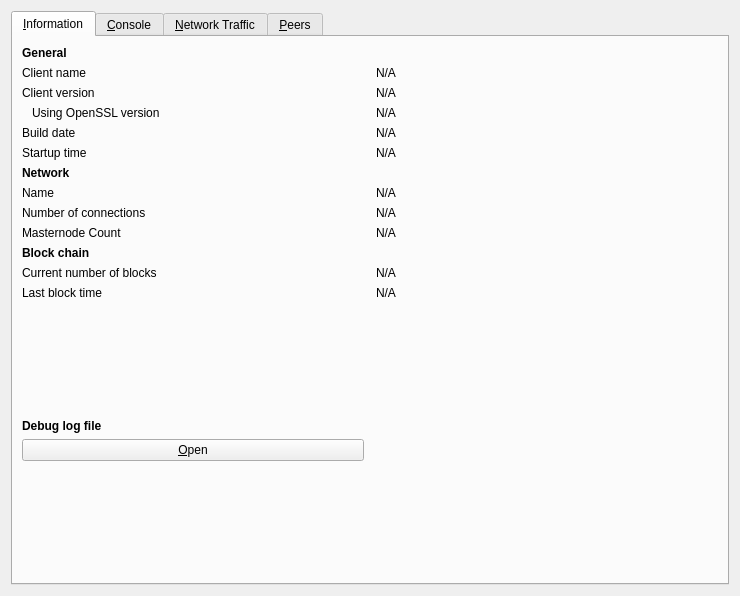
<?xml version="1.0" encoding="UTF-8"?>
<ui version="4.0">
 <class>RPCConsole</class>
 <widget class="QDialog" name="RPCConsole">
  <property name="geometry">
   <rect>
    <x>0</x>
    <y>0</y>
    <width>740</width>
    <height>596</height>
   </rect>
  </property>
  <property name="windowTitle">
   <string>Tools window</string>
  </property>
  <layout class="QVBoxLayout" name="verticalLayout_2">
   <item>
    <widget class="QTabWidget" name="tabWidget">
     <property name="currentIndex">
      <number>0</number>
     </property>
     <widget class="QWidget" name="tab_info">
      <attribute name="title">
       <string>&amp;Information</string>
      </attribute>
      <layout class="QGridLayout" name="gridLayout" columnstretch="0,0">
       <property name="horizontalSpacing">
        <number>12</number>
       </property>
       <item row="9" column="0">
        <widget class="QLabel" name="label_4">
         <property name="text">
          <string>Masternode Count</string>
         </property>
        </widget>
       </item>
       <item row="0" column="0">
        <widget class="QLabel" name="label_9">
         <property name="font">
          <font>
           <weight>75</weight>
           <bold>true</bold>
          </font>
         </property>
         <property name="text">
          <string>General</string>
         </property>
        </widget>
       </item>
       <item row="7" column="0">
        <widget class="QLabel" name="label_8">
         <property name="text">
          <string>Name</string>
         </property>
        </widget>
       </item>
       <item row="1" column="0">
        <widget class="QLabel" name="label_5">
         <property name="text">
          <string>Client name</string>
         </property>
        </widget>
       </item>
       <item row="7" column="1">
        <widget class="QLabel" name="networkName">
         <property name="cursor">
          <cursorShape>IBeamCursor</cursorShape>
         </property>
         <property name="text">
          <string>N/A</string>
         </property>
         <property name="textFormat">
          <enum>Qt::PlainText</enum>
         </property>
         <property name="textInteractionFlags">
          <set>Qt::LinksAccessibleByMouse|Qt::TextSelectableByKeyboard|Qt::TextSelectableByMouse</set>
         </property>
        </widget>
       </item>
       <item row="8" column="0">
        <widget class="QLabel" name="label_7">
         <property name="text">
          <string>Number of connections</string>
         </property>
        </widget>
       </item>
       <item row="15" column="0">
        <widget class="QPushButton" name="openDebugLogfileButton">
         <property name="toolTip">
          <string>Open the Innoket debug log file from the current data directory. This can take a few seconds for large log files.</string>
         </property>
         <property name="text">
          <string>&amp;Open</string>
         </property>
         <property name="icon">
          <iconset resource="../innoket.qrc">
           <normaloff>:/icons/open</normaloff>:/icons/open</iconset>
         </property>
         <property name="autoDefault">
          <bool>false</bool>
         </property>
        </widget>
       </item>
       <item row="16" column="0">
        <spacer name="verticalSpacer">
         <property name="orientation">
          <enum>Qt::Vertical</enum>
         </property>
         <property name="sizeHint" stdset="0">
          <size>
           <width>20</width>
           <height>40</height>
          </size>
         </property>
        </spacer>
       </item>
       <item row="5" column="0">
        <widget class="QLabel" name="label_13">
         <property name="text">
          <string>Startup time</string>
         </property>
        </widget>
       </item>
       <item row="6" column="0">
        <widget class="QLabel" name="label_11">
         <property name="font">
          <font>
           <weight>75</weight>
           <bold>true</bold>
          </font>
         </property>
         <property name="text">
          <string>Network</string>
         </property>
        </widget>
       </item>
       <item row="11" column="1">
        <widget class="QLabel" name="numberOfBlocks">
         <property name="cursor">
          <cursorShape>IBeamCursor</cursorShape>
         </property>
         <property name="text">
          <string>N/A</string>
         </property>
         <property name="textFormat">
          <enum>Qt::PlainText</enum>
         </property>
         <property name="textInteractionFlags">
          <set>Qt::LinksAccessibleByMouse|Qt::TextSelectableByKeyboard|Qt::TextSelectableByMouse</set>
         </property>
        </widget>
       </item>
       <item row="12" column="0">
        <widget class="QLabel" name="label_2">
         <property name="text">
          <string>Last block time</string>
         </property>
        </widget>
       </item>
       <item row="14" column="0">
        <widget class="QLabel" name="labelDebugLogfile">
         <property name="font">
          <font>
           <weight>75</weight>
           <bold>true</bold>
          </font>
         </property>
         <property name="text">
          <string>Debug log file</string>
         </property>
        </widget>
       </item>
       <item row="3" column="0">
        <widget class="QLabel" name="label_14">
         <property name="text">
          <string>Using OpenSSL version</string>
         </property>
         <property name="indent">
          <number>10</number>
         </property>
        </widget>
       </item>
       <item row="4" column="0">
        <widget class="QLabel" name="label_12">
         <property name="text">
          <string>Build date</string>
         </property>
        </widget>
       </item>
       <item row="3" column="1">
        <widget class="QLabel" name="openSSLVersion">
         <property name="cursor">
          <cursorShape>IBeamCursor</cursorShape>
         </property>
         <property name="text">
          <string>N/A</string>
         </property>
         <property name="textFormat">
          <enum>Qt::PlainText</enum>
         </property>
         <property name="textInteractionFlags">
          <set>Qt::LinksAccessibleByMouse|Qt::TextSelectableByKeyboard|Qt::TextSelectableByMouse</set>
         </property>
        </widget>
       </item>
       <item row="11" column="0">
        <widget class="QLabel" name="label_3">
         <property name="text">
          <string>Current number of blocks</string>
         </property>
        </widget>
       </item>
       <item row="1" column="1">
        <widget class="QLabel" name="clientName">
         <property name="cursor">
          <cursorShape>IBeamCursor</cursorShape>
         </property>
         <property name="text">
          <string>N/A</string>
         </property>
         <property name="textFormat">
          <enum>Qt::PlainText</enum>
         </property>
         <property name="textInteractionFlags">
          <set>Qt::LinksAccessibleByMouse|Qt::TextSelectableByKeyboard|Qt::TextSelectableByMouse</set>
         </property>
        </widget>
       </item>
       <item row="2" column="1">
        <widget class="QLabel" name="clientVersion">
         <property name="cursor">
          <cursorShape>IBeamCursor</cursorShape>
         </property>
         <property name="text">
          <string>N/A</string>
         </property>
         <property name="textFormat">
          <enum>Qt::PlainText</enum>
         </property>
         <property name="textInteractionFlags">
          <set>Qt::LinksAccessibleByMouse|Qt::TextSelectableByKeyboard|Qt::TextSelectableByMouse</set>
         </property>
        </widget>
       </item>
       <item row="12" column="1">
        <widget class="QLabel" name="lastBlockTime">
         <property name="cursor">
          <cursorShape>IBeamCursor</cursorShape>
         </property>
         <property name="text">
          <string>N/A</string>
         </property>
         <property name="textFormat">
          <enum>Qt::PlainText</enum>
         </property>
         <property name="textInteractionFlags">
          <set>Qt::LinksAccessibleByMouse|Qt::TextSelectableByKeyboard|Qt::TextSelectableByMouse</set>
         </property>
        </widget>
       </item>
       <item row="13" column="0">
        <spacer name="verticalSpacer_2">
         <property name="orientation">
          <enum>Qt::Vertical</enum>
         </property>
         <property name="sizeHint" stdset="0">
          <size>
           <width>20</width>
           <height>20</height>
          </size>
         </property>
        </spacer>
       </item>
       <item row="8" column="1">
        <widget class="QLabel" name="numberOfConnections">
         <property name="cursor">
          <cursorShape>IBeamCursor</cursorShape>
         </property>
         <property name="text">
          <string>N/A</string>
         </property>
         <property name="textFormat">
          <enum>Qt::PlainText</enum>
         </property>
         <property name="textInteractionFlags">
          <set>Qt::LinksAccessibleByMouse|Qt::TextSelectableByKeyboard|Qt::TextSelectableByMouse</set>
         </property>
        </widget>
       </item>
       <item row="4" column="1">
        <widget class="QLabel" name="buildDate">
         <property name="cursor">
          <cursorShape>IBeamCursor</cursorShape>
         </property>
         <property name="text">
          <string>N/A</string>
         </property>
         <property name="textFormat">
          <enum>Qt::PlainText</enum>
         </property>
         <property name="textInteractionFlags">
          <set>Qt::LinksAccessibleByMouse|Qt::TextSelectableByKeyboard|Qt::TextSelectableByMouse</set>
         </property>
        </widget>
       </item>
       <item row="2" column="0">
        <widget class="QLabel" name="label_6">
         <property name="text">
          <string>Client version</string>
         </property>
        </widget>
       </item>
       <item row="5" column="1">
        <widget class="QLabel" name="startupTime">
         <property name="cursor">
          <cursorShape>IBeamCursor</cursorShape>
         </property>
         <property name="text">
          <string>N/A</string>
         </property>
         <property name="textFormat">
          <enum>Qt::PlainText</enum>
         </property>
         <property name="textInteractionFlags">
          <set>Qt::LinksAccessibleByMouse|Qt::TextSelectableByKeyboard|Qt::TextSelectableByMouse</set>
         </property>
        </widget>
       </item>
       <item row="10" column="0">
        <widget class="QLabel" name="label_10">
         <property name="font">
          <font>
           <weight>75</weight>
           <bold>true</bold>
          </font>
         </property>
         <property name="text">
          <string>Block chain</string>
         </property>
        </widget>
       </item>
       <item row="9" column="1">
        <widget class="QLabel" name="masternodeCount">
         <property name="text">
          <string>N/A</string>
         </property>
        </widget>
       </item>
      </layout>
     </widget>
     <widget class="QWidget" name="tab_console">
      <attribute name="title">
       <string>&amp;Console</string>
      </attribute>
      <layout class="QVBoxLayout" name="verticalLayout_3">
       <property name="spacing">
        <number>3</number>
       </property>
       <item>
        <widget class="QTextEdit" name="messagesWidget">
         <property name="minimumSize">
          <size>
           <width>0</width>
           <height>100</height>
          </size>
         </property>
         <property name="readOnly">
          <bool>true</bool>
         </property>
         <property name="tabKeyNavigation" stdset="0">
          <bool>false</bool>
         </property>
         <property name="columnCount" stdset="0">
          <number>2</number>
         </property>
        </widget>
       </item>
       <item>
        <layout class="QHBoxLayout" name="horizontalLayout">
         <property name="spacing">
          <number>3</number>
         </property>
         <item>
          <widget class="QLabel" name="label">
           <property name="text">
            <string notr="true">&gt;</string>
           </property>
          </widget>
         </item>
         <item>
          <widget class="QLineEdit" name="lineEdit"/>
         </item>
         <item>
          <widget class="QPushButton" name="clearButton">
           <property name="maximumSize">
            <size>
             <width>24</width>
             <height>24</height>
            </size>
           </property>
           <property name="toolTip">
            <string>Clear console</string>
           </property>
           <property name="text">
            <string/>
           </property>
           <property name="icon">
            <iconset resource="../innoket.qrc">
             <normaloff>:/icons/remove</normaloff>:/icons/remove</iconset>
           </property>
           <property name="shortcut">
            <string notr="true">Ctrl+L</string>
           </property>
           <property name="autoDefault">
            <bool>false</bool>
           </property>
          </widget>
         </item>
        </layout>
       </item>
      </layout>
     </widget>
     <widget class="QWidget" name="tab">
      <attribute name="title">
       <string>&amp;Network Traffic</string>
      </attribute>
      <layout class="QHBoxLayout" name="horizontalLayout_3">
       <item>
        <layout class="QVBoxLayout" name="verticalLayout_4">
         <item>
          <widget class="TrafficGraphWidget" name="trafficGraph" native="true">
           <property name="sizePolicy">
            <sizepolicy hsizetype="Expanding" vsizetype="Expanding">
             <horstretch>0</horstretch>
             <verstretch>0</verstretch>
            </sizepolicy>
           </property>
          </widget>
         </item>
         <item>
          <layout class="QHBoxLayout" name="horizontalLayout_2">
           <item>
            <widget class="QSlider" name="sldGraphRange">
             <property name="minimum">
              <number>1</number>
             </property>
             <property name="maximum">
              <number>288</number>
             </property>
             <property name="pageStep">
              <number>12</number>
             </property>
             <property name="value">
              <number>6</number>
             </property>
             <property name="orientation">
              <enum>Qt::Horizontal</enum>
             </property>
            </widget>
           </item>
           <item>
            <widget class="QLabel" name="lblGraphRange">
             <property name="minimumSize">
              <size>
               <width>100</width>
               <height>0</height>
              </size>
             </property>
             <property name="alignment">
              <set>Qt::AlignCenter</set>
             </property>
            </widget>
           </item>
           <item>
            <widget class="QPushButton" name="btnClearTrafficGraph">
             <property name="text">
              <string>&amp;Clear</string>
             </property>
            </widget>
           </item>
          </layout>
         </item>
        </layout>
       </item>
       <item>
        <layout class="QVBoxLayout" name="verticalLayout">
         <item>
          <widget class="QGroupBox" name="groupBox">
           <property name="title">
            <string>Totals</string>
           </property>
           <layout class="QVBoxLayout" name="verticalLayout_5">
            <item>
             <layout class="QHBoxLayout" name="horizontalLayout_4">
              <item>
               <widget class="Line" name="line">
                <property name="sizePolicy">
                 <sizepolicy hsizetype="Fixed" vsizetype="Fixed">
                  <horstretch>0</horstretch>
                  <verstretch>0</verstretch>
                 </sizepolicy>
                </property>
                <property name="minimumSize">
                 <size>
                  <width>10</width>
                  <height>0</height>
                 </size>
                </property>
                <property name="palette">
                 <palette>
                  <active>
                   <colorrole role="Light">
                    <brush brushstyle="SolidPattern">
                     <color alpha="255">
                      <red>0</red>
                      <green>255</green>
                      <blue>0</blue>
                     </color>
                    </brush>
                   </colorrole>
                  </active>
                  <inactive>
                   <colorrole role="Light">
                    <brush brushstyle="SolidPattern">
                     <color alpha="255">
                      <red>0</red>
                      <green>255</green>
                      <blue>0</blue>
                     </color>
                    </brush>
                   </colorrole>
                  </inactive>
                  <disabled>
                   <colorrole role="Light">
                    <brush brushstyle="SolidPattern">
                     <color alpha="255">
                      <red>0</red>
                      <green>255</green>
                      <blue>0</blue>
                     </color>
                    </brush>
                   </colorrole>
                  </disabled>
                 </palette>
                </property>
                <property name="orientation">
                 <enum>Qt::Horizontal</enum>
                </property>
               </widget>
              </item>
              <item>
               <widget class="QLabel" name="label_16">
                <property name="text">
                 <string>In:</string>
                </property>
               </widget>
              </item>
              <item>
               <widget class="QLabel" name="lblBytesIn">
                <property name="minimumSize">
                 <size>
                  <width>50</width>
                  <height>0</height>
                 </size>
                </property>
                <property name="alignment">
                 <set>Qt::AlignRight|Qt::AlignTrailing|Qt::AlignVCenter</set>
                </property>
               </widget>
              </item>
             </layout>
            </item>
            <item>
             <layout class="QHBoxLayout" name="horizontalLayout_5">
              <item>
               <widget class="Line" name="line_2">
                <property name="sizePolicy">
                 <sizepolicy hsizetype="Fixed" vsizetype="Fixed">
                  <horstretch>0</horstretch>
                  <verstretch>0</verstretch>
                 </sizepolicy>
                </property>
                <property name="minimumSize">
                 <size>
                  <width>10</width>
                  <height>0</height>
                 </size>
                </property>
                <property name="palette">
                 <palette>
                  <active>
                   <colorrole role="Light">
                    <brush brushstyle="SolidPattern">
                     <color alpha="255">
                      <red>255</red>
                      <green>0</green>
                      <blue>0</blue>
                     </color>
                    </brush>
                   </colorrole>
                  </active>
                  <inactive>
                   <colorrole role="Light">
                    <brush brushstyle="SolidPattern">
                     <color alpha="255">
                      <red>255</red>
                      <green>0</green>
                      <blue>0</blue>
                     </color>
                    </brush>
                   </colorrole>
                  </inactive>
                  <disabled>
                   <colorrole role="Light">
                    <brush brushstyle="SolidPattern">
                     <color alpha="255">
                      <red>255</red>
                      <green>0</green>
                      <blue>0</blue>
                     </color>
                    </brush>
                   </colorrole>
                  </disabled>
                 </palette>
                </property>
                <property name="orientation">
                 <enum>Qt::Horizontal</enum>
                </property>
               </widget>
              </item>
              <item>
               <widget class="QLabel" name="label_17">
                <property name="text">
                 <string>Out:</string>
                </property>
               </widget>
              </item>
              <item>
               <widget class="QLabel" name="lblBytesOut">
                <property name="minimumSize">
                 <size>
                  <width>50</width>
                  <height>0</height>
                 </size>
                </property>
                <property name="alignment">
                 <set>Qt::AlignRight|Qt::AlignTrailing|Qt::AlignVCenter</set>
                </property>
               </widget>
              </item>
             </layout>
            </item>
            <item>
             <spacer name="verticalSpacer_4">
              <property name="orientation">
               <enum>Qt::Vertical</enum>
              </property>
              <property name="sizeHint" stdset="0">
               <size>
                <width>20</width>
                <height>407</height>
               </size>
              </property>
             </spacer>
            </item>
           </layout>
          </widget>
         </item>
        </layout>
       </item>
      </layout>
     </widget>
     <widget class="QWidget" name="tab_peers">
      <attribute name="title">
       <string>&amp;Peers</string>
      </attribute>
      <layout class="QGridLayout" name="gridLayout_2">
       <item row="0" column="0" rowspan="2">
        <layout class="QVBoxLayout" name="verticalLayout_101">
         <property name="spacing">
          <number>0</number>
         </property>
         <item>
          <widget class="QTableView" name="peerWidget">
           <property name="horizontalScrollBarPolicy">
            <enum>Qt::ScrollBarAsNeeded</enum>
           </property>
           <property name="tabKeyNavigation">
            <bool>false</bool>
           </property>
           <property name="sortingEnabled">
            <bool>true</bool>
           </property>
           <attribute name="horizontalHeaderHighlightSections">
            <bool>false</bool>
           </attribute>
          </widget>
         </item>
         <item>
          <widget class="QLabel" name="banHeading">
           <property name="sizePolicy">
            <sizepolicy hsizetype="Preferred" vsizetype="Minimum">
             <horstretch>0</horstretch>
             <verstretch>0</verstretch>
            </sizepolicy>
           </property>
           <property name="minimumSize">
            <size>
             <width>300</width>
             <height>32</height>
            </size>
           </property>
           <property name="maximumSize">
            <size>
             <width>16777215</width>
             <height>32</height>
            </size>
           </property>
           <property name="font">
            <font>
             <pointsize>12</pointsize>
            </font>
           </property>
           <property name="cursor">
            <cursorShape>IBeamCursor</cursorShape>
           </property>
           <property name="text">
            <string>Banned peers</string>
           </property>
           <property name="alignment">
            <set>Qt::AlignBottom|Qt::AlignLeading|Qt::AlignLeft</set>
           </property>
           <property name="wordWrap">
            <bool>true</bool>
           </property>
           <property name="textInteractionFlags">
            <set>Qt::NoTextInteraction</set>
           </property>
          </widget>
         </item>
         <item>
          <widget class="QTableView" name="banlistWidget">
           <property name="sizePolicy">
            <sizepolicy hsizetype="Expanding" vsizetype="Expanding">
             <horstretch>0</horstretch>
             <verstretch>0</verstretch>
            </sizepolicy>
           </property>
           <property name="horizontalScrollBarPolicy">
            <enum>Qt::ScrollBarAsNeeded</enum>
           </property>
           <property name="tabKeyNavigation">
            <bool>false</bool>
           </property>
           <property name="sortingEnabled">
            <bool>true</bool>
           </property>
           <attribute name="horizontalHeaderHighlightSections">
            <bool>false</bool>
           </attribute>
          </widget>
         </item>
        </layout>
       </item>
       <item row="0" column="1">
        <widget class="QLabel" name="peerHeading">
         <property name="sizePolicy">
          <sizepolicy hsizetype="Preferred" vsizetype="Minimum">
           <horstretch>0</horstretch>
           <verstretch>0</verstretch>
          </sizepolicy>
         </property>
         <property name="minimumSize">
          <size>
           <width>300</width>
           <height>32</height>
          </size>
         </property>
         <property name="font">
          <font>
           <pointsize>10</pointsize>
          </font>
         </property>
         <property name="cursor">
          <cursorShape>IBeamCursor</cursorShape>
         </property>
         <property name="text">
          <string>Select a peer to view detailed information.</string>
         </property>
         <property name="alignment">
          <set>Qt::AlignHCenter|Qt::AlignTop</set>
         </property>
         <property name="wordWrap">
          <bool>true</bool>
         </property>
         <property name="textInteractionFlags">
          <set>Qt::LinksAccessibleByMouse|Qt::TextSelectableByKeyboard|Qt::TextSelectableByMouse</set>
         </property>
        </widget>
       </item>
       <item row="1" column="1">
        <widget class="QWidget" name="detailWidget" native="true">
         <property name="minimumSize">
          <size>
           <width>300</width>
           <height>0</height>
          </size>
         </property>
         <layout class="QGridLayout" name="gridLayout_3">
          <item row="0" column="0">
           <widget class="QLabel" name="label_30">
            <property name="text">
             <string>Whitelisted</string>
            </property>
           </widget>
          </item>
          <item row="0" column="2">
           <widget class="QLabel" name="peerWhitelisted">
            <property name="cursor">
             <cursorShape>IBeamCursor</cursorShape>
            </property>
            <property name="text">
             <string>N/A</string>
            </property>
            <property name="textFormat">
             <enum>Qt::PlainText</enum>
            </property>
            <property name="textInteractionFlags">
             <set>Qt::LinksAccessibleByMouse|Qt::TextSelectableByKeyboard|Qt::TextSelectableByMouse</set>
            </property>
           </widget>
          </item>
          <item row="1" column="0">
           <widget class="QLabel" name="label_23">
            <property name="text">
             <string>Direction</string>
            </property>
           </widget>
          </item>
          <item row="1" column="2">
           <widget class="QLabel" name="peerDirection">
            <property name="cursor">
             <cursorShape>IBeamCursor</cursorShape>
            </property>
            <property name="text">
             <string>N/A</string>
            </property>
            <property name="textFormat">
             <enum>Qt::PlainText</enum>
            </property>
            <property name="textInteractionFlags">
             <set>Qt::LinksAccessibleByMouse|Qt::TextSelectableByKeyboard|Qt::TextSelectableByMouse</set>
            </property>
           </widget>
          </item>
          <item row="2" column="0">
           <widget class="QLabel" name="label_21">
            <property name="text">
             <string>Version</string>
            </property>
           </widget>
          </item>
          <item row="2" column="2">
           <widget class="QLabel" name="peerVersion">
            <property name="cursor">
             <cursorShape>IBeamCursor</cursorShape>
            </property>
            <property name="text">
             <string>N/A</string>
            </property>
            <property name="textFormat">
             <enum>Qt::PlainText</enum>
            </property>
            <property name="textInteractionFlags">
             <set>Qt::LinksAccessibleByMouse|Qt::TextSelectableByKeyboard|Qt::TextSelectableByMouse</set>
            </property>
           </widget>
          </item>
          <item row="3" column="0">
           <widget class="QLabel" name="label_28">
            <property name="text">
             <string>User Agent</string>
            </property>
           </widget>
          </item>
          <item row="3" column="2">
           <widget class="QLabel" name="peerSubversion">
            <property name="cursor">
             <cursorShape>IBeamCursor</cursorShape>
            </property>
            <property name="text">
             <string>N/A</string>
            </property>
            <property name="textFormat">
             <enum>Qt::PlainText</enum>
            </property>
            <property name="textInteractionFlags">
             <set>Qt::LinksAccessibleByMouse|Qt::TextSelectableByKeyboard|Qt::TextSelectableByMouse</set>
            </property>
           </widget>
          </item>
          <item row="4" column="0">
           <widget class="QLabel" name="label_4">
            <property name="text">
             <string>Services</string>
            </property>
           </widget>
          </item>
          <item row="4" column="2">
           <widget class="QLabel" name="peerServices">
            <property name="cursor">
             <cursorShape>IBeamCursor</cursorShape>
            </property>
            <property name="text">
             <string>N/A</string>
            </property>
            <property name="textFormat">
             <enum>Qt::PlainText</enum>
            </property>
            <property name="textInteractionFlags">
             <set>Qt::LinksAccessibleByMouse|Qt::TextSelectableByKeyboard|Qt::TextSelectableByMouse</set>
            </property>
           </widget>
          </item>
          <item row="5" column="0">
           <widget class="QLabel" name="label_29">
            <property name="text">
             <string>Starting Block</string>
            </property>
           </widget>
          </item>
          <item row="5" column="2">
           <widget class="QLabel" name="peerHeight">
            <property name="cursor">
             <cursorShape>IBeamCursor</cursorShape>
            </property>
            <property name="text">
             <string>N/A</string>
            </property>
            <property name="textFormat">
             <enum>Qt::PlainText</enum>
            </property>
            <property name="textInteractionFlags">
             <set>Qt::LinksAccessibleByMouse|Qt::TextSelectableByKeyboard|Qt::TextSelectableByMouse</set>
            </property>
           </widget>
          </item>
          <item row="6" column="0">
           <widget class="QLabel" name="label_27">
            <property name="text">
             <string>Synced Headers</string>
            </property>
           </widget>
          </item>
          <item row="6" column="2">
           <widget class="QLabel" name="peerSyncHeight">
            <property name="cursor">
             <cursorShape>IBeamCursor</cursorShape>
            </property>
            <property name="text">
             <string>N/A</string>
            </property>
            <property name="textFormat">
             <enum>Qt::PlainText</enum>
            </property>
            <property name="textInteractionFlags">
             <set>Qt::LinksAccessibleByMouse|Qt::TextSelectableByKeyboard|Qt::TextSelectableByMouse</set>
            </property>
           </widget>
          </item>
          <item row="7" column="0">
           <widget class="QLabel" name="label_25">
            <property name="text">
             <string>Synced Blocks</string>
            </property>
           </widget>
          </item>
          <item row="7" column="2">
           <widget class="QLabel" name="peerCommonHeight">
            <property name="cursor">
             <cursorShape>IBeamCursor</cursorShape>
            </property>
            <property name="text">
             <string>N/A</string>
            </property>
            <property name="textFormat">
             <enum>Qt::PlainText</enum>
            </property>
            <property name="textInteractionFlags">
             <set>Qt::LinksAccessibleByMouse|Qt::TextSelectableByKeyboard|Qt::TextSelectableByMouse</set>
            </property>
           </widget>
          </item>
          <item row="8" column="0">
           <widget class="QLabel" name="label_24">
            <property name="text">
             <string>Ban Score</string>
            </property>
           </widget>
          </item>
          <item row="8" column="2">
           <widget class="QLabel" name="peerBanScore">
            <property name="cursor">
             <cursorShape>IBeamCursor</cursorShape>
            </property>
            <property name="text">
             <string>N/A</string>
            </property>
            <property name="textFormat">
             <enum>Qt::PlainText</enum>
            </property>
            <property name="textInteractionFlags">
             <set>Qt::LinksAccessibleByMouse|Qt::TextSelectableByKeyboard|Qt::TextSelectableByMouse</set>
            </property>
           </widget>
          </item>
          <item row="9" column="0">
           <widget class="QLabel" name="label_22">
            <property name="text">
             <string>Connection Time</string>
            </property>
           </widget>
          </item>
          <item row="9" column="2">
           <widget class="QLabel" name="peerConnTime">
            <property name="cursor">
             <cursorShape>IBeamCursor</cursorShape>
            </property>
            <property name="text">
             <string>N/A</string>
            </property>
            <property name="textFormat">
             <enum>Qt::PlainText</enum>
            </property>
            <property name="textInteractionFlags">
             <set>Qt::LinksAccessibleByMouse|Qt::TextSelectableByKeyboard|Qt::TextSelectableByMouse</set>
            </property>
           </widget>
          </item>
          <item row="10" column="0">
           <widget class="QLabel" name="label_15">
            <property name="text">
             <string>Last Send</string>
            </property>
           </widget>
          </item>
          <item row="10" column="2">
           <widget class="QLabel" name="peerLastSend">
            <property name="cursor">
             <cursorShape>IBeamCursor</cursorShape>
            </property>
            <property name="text">
             <string>N/A</string>
            </property>
            <property name="textFormat">
             <enum>Qt::PlainText</enum>
            </property>
            <property name="textInteractionFlags">
             <set>Qt::LinksAccessibleByMouse|Qt::TextSelectableByKeyboard|Qt::TextSelectableByMouse</set>
            </property>
           </widget>
          </item>
          <item row="11" column="0">
           <widget class="QLabel" name="label_19">
            <property name="text">
             <string>Last Receive</string>
            </property>
           </widget>
          </item>
          <item row="11" column="2">
           <widget class="QLabel" name="peerLastRecv">
            <property name="cursor">
             <cursorShape>IBeamCursor</cursorShape>
            </property>
            <property name="text">
             <string>N/A</string>
            </property>
            <property name="textFormat">
             <enum>Qt::PlainText</enum>
            </property>
            <property name="textInteractionFlags">
             <set>Qt::LinksAccessibleByMouse|Qt::TextSelectableByKeyboard|Qt::TextSelectableByMouse</set>
            </property>
           </widget>
          </item>
          <item row="12" column="0">
           <widget class="QLabel" name="label_18">
            <property name="text">
             <string>Sent</string>
            </property>
           </widget>
          </item>
          <item row="12" column="2">
           <widget class="QLabel" name="peerBytesSent">
            <property name="cursor">
             <cursorShape>IBeamCursor</cursorShape>
            </property>
            <property name="text">
             <string>N/A</string>
            </property>
            <property name="textFormat">
             <enum>Qt::PlainText</enum>
            </property>
            <property name="textInteractionFlags">
             <set>Qt::LinksAccessibleByMouse|Qt::TextSelectableByKeyboard|Qt::TextSelectableByMouse</set>
            </property>
           </widget>
          </item>
          <item row="13" column="0">
           <widget class="QLabel" name="label_20">
            <property name="text">
             <string>Received</string>
            </property>
           </widget>
          </item>
          <item row="13" column="2">
           <widget class="QLabel" name="peerBytesRecv">
            <property name="cursor">
             <cursorShape>IBeamCursor</cursorShape>
            </property>
            <property name="text">
             <string>N/A</string>
            </property>
            <property name="textFormat">
             <enum>Qt::PlainText</enum>
            </property>
            <property name="textInteractionFlags">
             <set>Qt::LinksAccessibleByMouse|Qt::TextSelectableByKeyboard|Qt::TextSelectableByMouse</set>
            </property>
           </widget>
          </item>
          <item row="14" column="0">
           <widget class="QLabel" name="label_26">
            <property name="text">
             <string>Ping Time</string>
            </property>
           </widget>
          </item>
          <item row="14" column="2">
           <widget class="QLabel" name="peerPingTime">
            <property name="cursor">
             <cursorShape>IBeamCursor</cursorShape>
            </property>
            <property name="text">
             <string>N/A</string>
            </property>
            <property name="textFormat">
             <enum>Qt::PlainText</enum>
            </property>
            <property name="textInteractionFlags">
             <set>Qt::LinksAccessibleByMouse|Qt::TextSelectableByKeyboard|Qt::TextSelectableByMouse</set>
            </property>
           </widget>
          </item>
          <item row="15" column="0">
           <widget class="QLabel" name="peerPingWaitLabel">
            <property name="toolTip">
             <string>The duration of a currently outstanding ping.</string>
            </property>
            <property name="text">
             <string>Ping Wait</string>
            </property>
           </widget>
          </item>
          <item row="15" column="2">
           <widget class="QLabel" name="peerPingWait">
            <property name="cursor">
             <cursorShape>IBeamCursor</cursorShape>
            </property>
            <property name="text">
             <string>N/A</string>
            </property>
            <property name="textFormat">
             <enum>Qt::PlainText</enum>
            </property>
            <property name="textInteractionFlags">
             <set>Qt::LinksAccessibleByMouse|Qt::TextSelectableByKeyboard|Qt::TextSelectableByMouse</set>
            </property>
           </widget>
          </item>
          <item row="16" column="0">
           <widget class="QLabel" name="peerMinPingLabel">
            <property name="text">
             <string>Min Ping</string>
            </property>
           </widget>
          </item>
          <item row="16" column="2">
           <widget class="QLabel" name="peerMinPing">
            <property name="cursor">
             <cursorShape>IBeamCursor</cursorShape>
            </property>
            <property name="text">
             <string>N/A</string>
            </property>
            <property name="textFormat">
             <enum>Qt::PlainText</enum>
            </property>
            <property name="textInteractionFlags">
             <set>Qt::LinksAccessibleByMouse|Qt::TextSelectableByKeyboard|Qt::TextSelectableByMouse</set>
            </property>
           </widget>
          </item>
          <item row="17" column="0">
           <widget class="QLabel" name="label_timeoffset">
            <property name="text">
             <string>Time Offset</string>
            </property>
           </widget>
          </item>
          <item row="17" column="2">
           <widget class="QLabel" name="timeoffset">
            <property name="cursor">
             <cursorShape>IBeamCursor</cursorShape>
            </property>
            <property name="text">
             <string>N/A</string>
            </property>
            <property name="textFormat">
             <enum>Qt::PlainText</enum>
            </property>
            <property name="textInteractionFlags">
             <set>Qt::LinksAccessibleByMouse|Qt::TextSelectableByKeyboard|Qt::TextSelectableByMouse</set>
            </property>
           </widget>
          </item>
          <item row="18" column="1">
           <spacer name="verticalSpacer_3">
            <property name="orientation">
             <enum>Qt::Vertical</enum>
            </property>
            <property name="sizeHint" stdset="0">
             <size>
              <width>20</width>
              <height>40</height>
             </size>
            </property>
           </spacer>
          </item>
         </layout>
        </widget>
       </item>
      </layout>
     </widget>
    </widget>
   </item>
  </layout>
 </widget>
 <customwidgets>
  <customwidget>
   <class>TrafficGraphWidget</class>
   <extends>QWidget</extends>
   <header>trafficgraphwidget.h</header>
   <container>1</container>
   <slots>
    <slot>clear()</slot>
   </slots>
  </customwidget>
 </customwidgets>
 <resources>
  <include location="../innoket.qrc"/>
 </resources>
 <connections/>
</ui>
